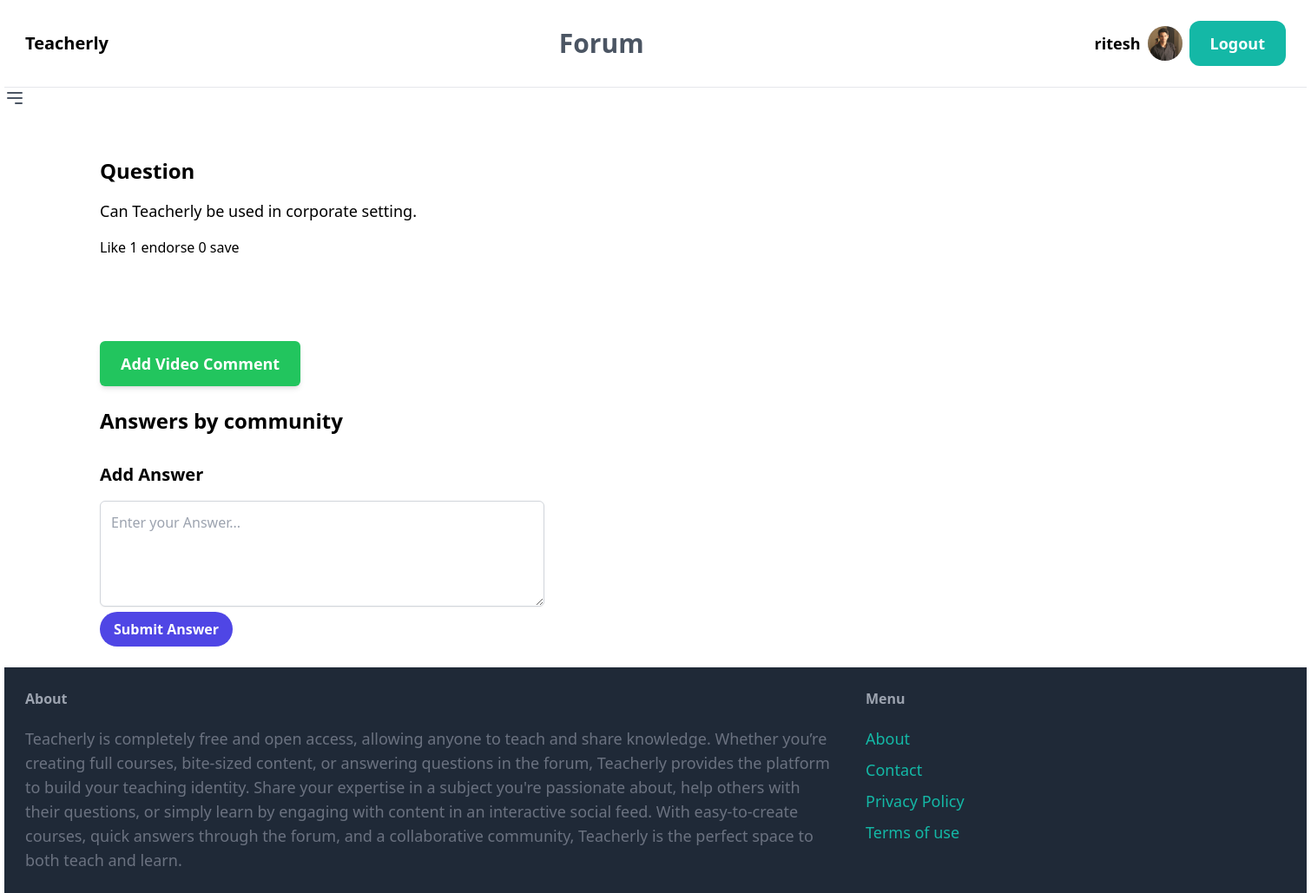
Screenshot of /content/question/2 (signed in) with the database file from the repository.
### core/models.py (models this page shows, shortened)
class Profile(models.Model):
    user_id = models.OneToOneField(User, related_name='Profile', on_delete=models.CASCADE)
    description = models.CharField(max_length = 500, blank=True)
    profile_pic = models.ImageField(upload_to='profil_pic', blank=True)

### content/models.py (models this page shows, shortened)
class Question(Likable, Commentable, Endorsable, VideoCommentable, Savable):
    user = models.ForeignKey(User, on_delete=models.CASCADE )
    title = models.CharField(max_length=100, blank=True)
    question_text = models.TextField()
    explanation = models.TextField(blank=True, null=True)
    course = models.ForeignKey(Page, on_delete=models.SET_NULL, null=True, blank=True, related_name='questions')
    bitesizable = models.BooleanField(default=False)

### content/views.py (the view)
# urls.py: path('question/<int:pk>', views.question, name = 'question'),
def question(request, pk):
    question = get_object_or_404(Question, pk=pk)
    content_type = ContentType.objects.get_for_model(question)
    object_id = question.id
    top_video_comments = VideoComment.objects.filter(
        content_type=content_type,
        object_id=object_id
    )
    top_video_comment = top_video_comments.first() if top_video_comments.exists() else None
    return render(request, 'content/question.html', {
        'question': question,
        'content_type': content_type.model,
        'object_id': object_id,
        'top_video_comment':top_video_comment,
    })

### content/templates/content/question.html (shortened to what this page needs)
{% extends 'core/base.html' %}
{% block section %}
    <p class="text-3xl font-bold text-gray-600">Forum</p>
{% endblock %}
{% block content %}
<div class="flex flex-col items-center">
    <div class="container mx-auto mt-8">
        <h1 class="text-2xl font-semibold mb-4">Question</h1>
        <div class="mb-4">
            <p class="text-lg">{{ question.question_text }}</p>
        </div>
        <div class="w-2/3">
            <button class="like-button"
            data-content-type="{{ content_type }}"
            data-object-id="{{ object_id }}"
            data-liked="{% if liked %}True{% else %}False{% endif %}">
            {% if liked %}
                Unlike
            {% else %}
                Like
            {% endif %}
        </button>
        <span id="like-count">{{ question.likes.count }}</span>
                <button class="endorse-button"
                data-content-type="{{ content_type }}"
                data-object-id="{{ object_id }}"
                data-liked="{% if endorsed %}True{% else %}False{% endif %}">
                {% if endorsed %}
                    un-endorse
                {% else %}
                    endorse
                {% endif %}
            </button>
            <span id="endorse-count">{{ question.endorse.count }}</span>
                <button class="save-button"
                data-content-type="{{ content_type }}"
                data-object-id="{{ object_id }}"
                data-liked="{% if saved %}True{% else %}False{% endif %}">
                {% if saved %}
                    saved
                {% else %}
                    save
                {% endif %}
            </button>
        <br>
        <br>
        <br>
        <br>
        <br>
        {% if user.is_authenticated %}
        <a href="{% url 'post_video_comment' content_type=content_type object_id=object_id %}"
            class="inline-block bg-green-500 text-white text-lg font-semibold px-6 py-3 rounded-md shadow-md hover:bg-green-600 hover:shadow-lg transition duration-300 ease-in-out">
            <h1>Add Video Comment</h1>
        </a>
        {% else %}
        <a href="{% url 'login'  %}"
            class="inline-block bg-green-500 text-white text-lg font-semibold px-6 py-3 rounded-md shadow-md hover:bg-green-600 hover:shadow-lg transition duration-300 ease-in-out">
            <h1>Add Video Comment</h1>
        </a>
        {% endif %}
        <br>
        <br>
        <h1 class="text-2xl font-semibold mb-4">Answers by community</h1>
        </div>
        <div class="w-2/5 mt-8">
            <h2 class="text-xl font-semibold mb-4">Add Answer</h2>
            <form id="comment-form">
                <textarea name="comment" required rows="4" class="w-full p-3 border border-gray-300 rounded-md focus:outline-none focus:ring focus:border-blue-300 shadow-sm" placeholder="Enter your Answer..."></textarea>
                {% if user.is_authenticated %}
                <button type="submit" class="bg-indigo-600 hover:bg-indigo-700 text-white font-bold py-2 px-4 rounded-full focus:outline-none focus:ring-2 focus:ring-indigo-600 focus:ring-opacity-50">
                    Submit Answer
                </button>
                {% else %}
                <button class="bg-indigo-600 hover:bg-indigo-700 text-white font-bold py-2 px-4 rounded-full focus:outline-none focus:ring-2 focus:ring-indigo-600 focus:ring-opacity-50">
                    Make account to answer
                </button>
                {% endif %}
            </form>
        </div>
    </div>
</div>
{% endblock %}

### core/templates/core/base.html (shortened to what this page needs)
<!DOCTYPE html>
<html lang="en">
<head>
    <script src="https://cdn.tailwindcss.com"></script>
</head>
<body class="flex flex-col h-screen" style="width: 1500px; margin: 0 auto;">
    <nav class="py-6 px-6 flex justify-between items-center border-b border-gray-200">
        <a href="/" class="text-xl font-semibold"> Teacherly </a>
        <div class="text-center">
            {% block section %}{% endblock %}
        </div>
        <div class="space-x-6">
            {% if request.user.is_authenticated %}
                <div class="flex items-center space-x-2">
                    <a href="{% url 'user_profile' pk=request.user.id %}" class="flex items-center space-x-2">
                        <span class="text-lg font-semibold">{{ request.user.username }}</span>
                        <div class="h-10 w-10 rounded-full overflow-hidden bg-gray-300">
                            {% if request.user.Profile.profile_pic %}
                                <img src="{{ request.user.Profile.profile_pic.url }}" alt="Profile Pic" class="h-full w-full object-cover">
                            {% endif %}
                        </div>
                    </a>
                    <a href="{% url 'logout' %}" class="px-6 py-3 text-lg font-semibold bg-teal-500 text-white rounded-xl hover:bg-teal-700">Logout</a>
                </div>
            {% else %}
                <a href="{% url 'signup' %}" class="px-6 py-3 text-lg font-semibold bg-teal-500 text-white rounded-xl hover:bg-teal-700">Sign up</a>
                <a href="{% url 'login' %}" class="px-6 py-3 text-lg font-semibold bg-gray-500 text-white rounded-xl hover:bg-gray-700">Log in</a>
            {% endif %}
        </div>
    </nav>
    <button class="open-sidebar text-gray-600 focus:outline-none">
        <svg class="h-6 w-6" fill="none" stroke="currentColor" viewBox="0 0 24 24"
            xmlns="http://www.w3.org/2000/svg">
            <path stroke-linecap="round" stroke-linejoin="round" stroke-width="2"
                d="M4 6h16M4 12h16m-7 6h7"></path>
        </svg>
    </button>
    <div class="flex flex-1">
        <div class="px-6 py-6 flex-1">
            {% block content %}
            {% endblock %}
        </div>
    </div>
    <footer class="py-6 px-6 flex justify-between bg-gray-800">
        <div class="w-2/3 pr-10">
            <h3 class="mb-5 font-semibold text-gray-400"> About </h3>
            <p class="text-lg text-gray-500"> Teacherly is completely free and open access, allowing anyone to teach and share knowledge. Whether you’re creating full courses, bite-sized content, or answering questions in the forum, Teacherly provides the platform to build your teaching identity. Share your expertise in a subject you're passionate about, help others with their questions, or simply learn by engaging with content in an interactive social feed. With easy-to-create courses, quick answers through the forum, and a collaborative community, Teacherly is the perfect space to both teach and learn. </p>
        </div>
        <div class="w-1/3">
            <h3 class="mb-5 font-semibold text-gray-400"> Menu </h3>
            <ul class="space-y-2">
                <li><a href="#" class="text-lg text-teal-500 hover:text-teal-700">About</a></li>
                <li><a href="#" class="text-lg text-teal-500 hover:text-teal-700">Contact</a></li>
                <li><a href="#" class="text-lg text-teal-500 hover:text-teal-700">Privacy Policy</a></li>
                <li><a href="#" class="text-lg text-teal-500 hover:text-teal-700">Terms of use</a></li>
            </ul>
        </div>
    </footer>
</body>
</html>

### rows the page displays
Question: question_text "Can Teacherly be used in corporate setting.", likes.count "1", endorse.count "0"

### other values shown
{{ request.user.username }} "ritesh"
